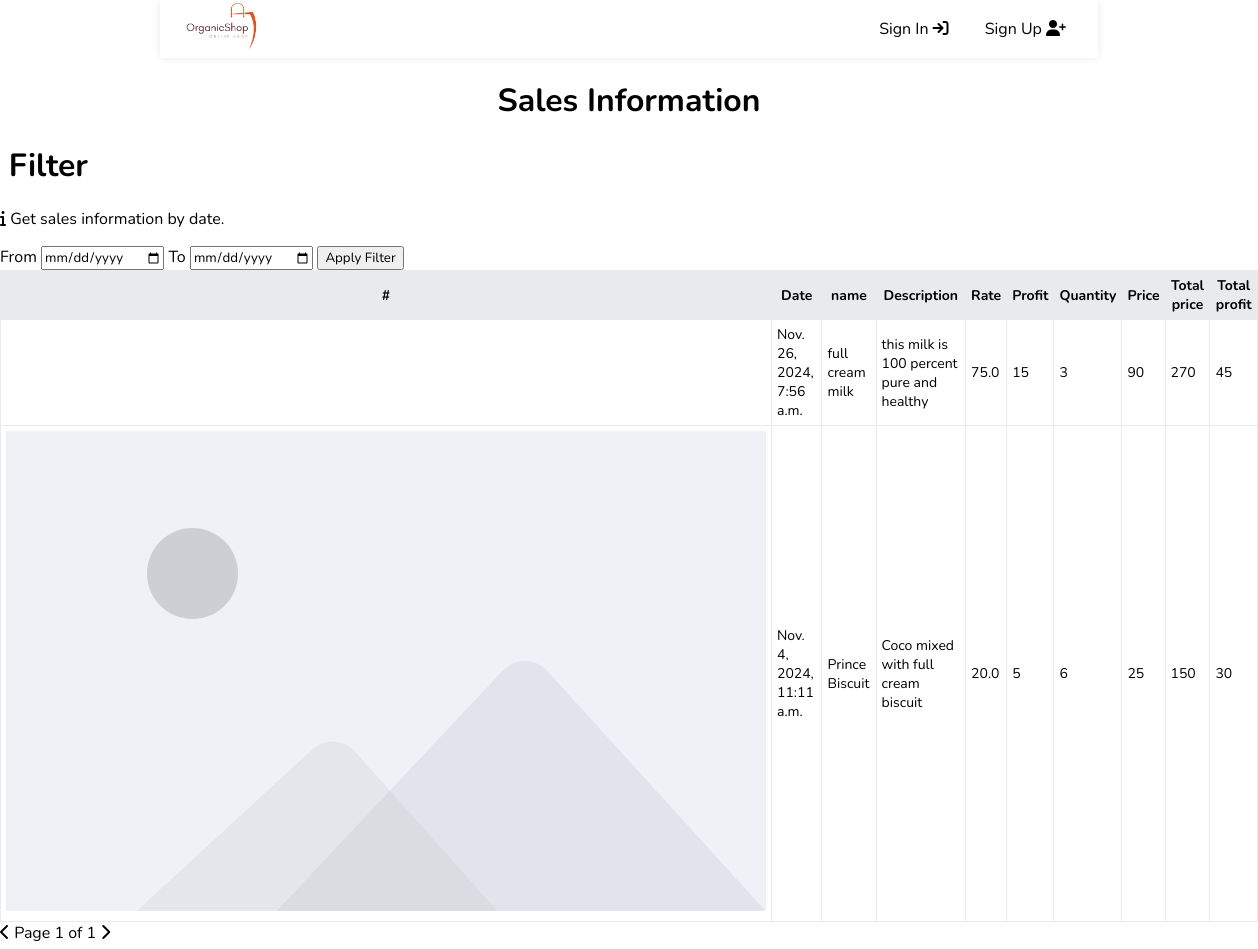
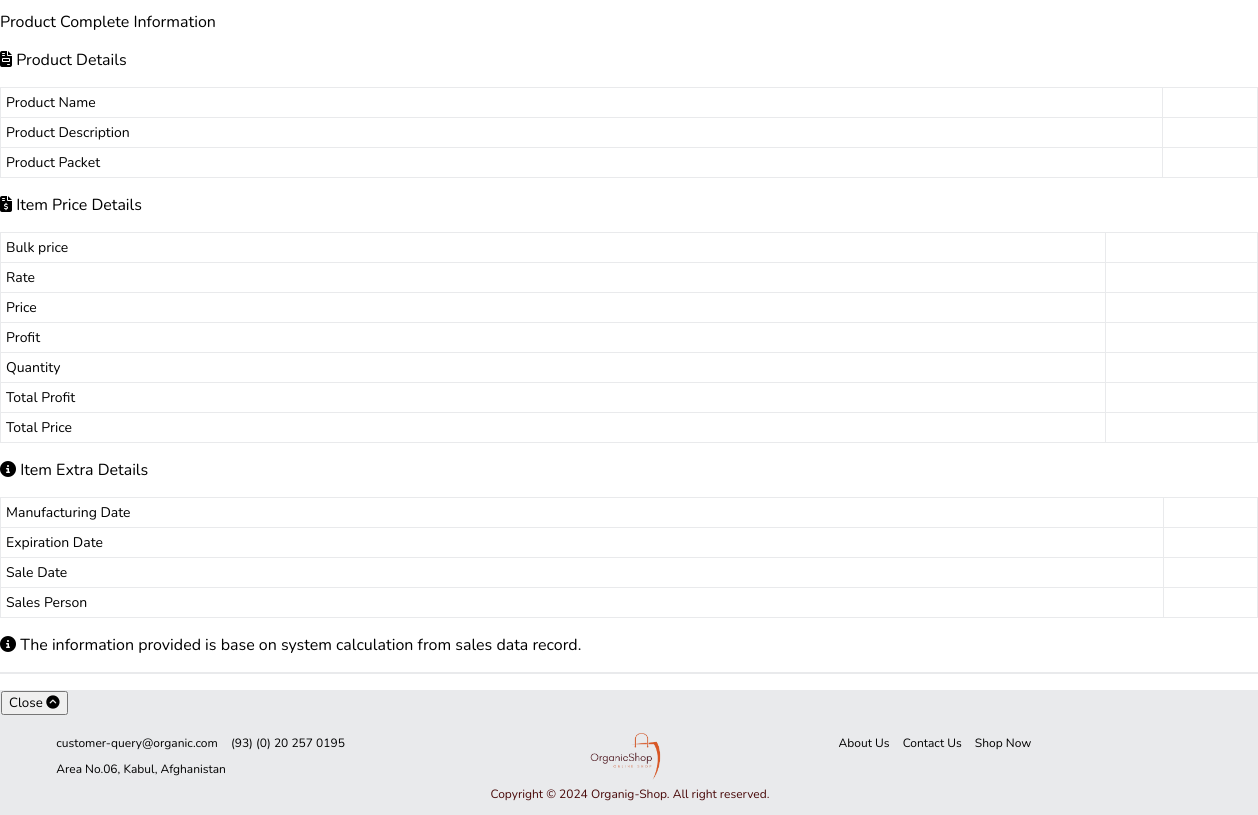
The app's page /store/sale_info/ with its own data (2 pictures, top to bottom).
### store/models.py (models this page shows, shortened)
class Sale(models.Model):
    product = models.ForeignKey(Product, on_delete=models.CASCADE)
    quantity = models.IntegerField()
    total_price = models.IntegerField()
    total_profit = models.IntegerField()
    date_created = models.DateTimeField(auto_now=True)

class Product(models.Model):
    NUMBER_CHOICES = [(i, str(i)) for i in range(1,201)]
    category = models.ForeignKey(Category, on_delete=models.CASCADE)
    user = models.ForeignKey(CustomUser, null=True, on_delete=models.SET_NULL)
    name = models.CharField(max_length=100)
    description = models.CharField(max_length=200)
    price = models.IntegerField(default=0)
    bulk_price = models.IntegerField(default=0)
    packet_contain = models.PositiveBigIntegerField(choices=NUMBER_CHOICES)
    rate = models.FloatField(null=True, default=0)
    mfd = models.DateField(null=True, blank=True)
    expd = models.DateField(null=True, blank=True)
    profit = models.IntegerField(null=True,default=0)
    stock = models.IntegerField(null=True,default=0)
    num_packet = models.IntegerField(default=1)
    image = models.ImageField(default='default.svg', upload_to='item_images')

### store/views.py (the view, shortened to what this page needs)
# urls.py: path('sale_info/', views.sale_info, name='sale_info'),
def sale_info(request):
    product = Sale.objects.select_related('product').order_by('-date_created')
    p = Paginator(product, 6)
    page_number = request.GET.get('page')
    try:
        page_obj = p.get_page(page_number)
    except PageNotAnInteger:
        page_obj = p.page(1)
    except EmptyPage:
        page_obj = p.page(p.num_pages)
    context = {'page_obj':page_obj}
    return render(request, 'includes/sale_info.html', context)

### store/context_processors.py (called while the page is built)
def breadcrumbs(request):
    if hasattr(request, 'breadcrumbs'):
        return {'breadcrumbs': request.breadcrumbs}
    return {'breadcrumbs': []}  # Default to an empty list if not set

### store/templates/includes/sale_info.html (shortened to what this page needs)
{% extends 'main/base.html' %}
{% load static %}
{% block content %}
<div class="p-10 m-5 relative">
    <div class="heading">
        <h1 class="text-2xl text-center subpixel-antialiased">Sales Information</h1>
    </div>
    <div class="grid lg:grid-cols-5 sm:gird-cols-1 subpixel-antialiased">
        <div class="col-span-3">
            <form action="{% url 'store:sale_info' %}" method="POST"
                class="">
                <span class="">
                    <h1 class="">&nbsp;Filter</h1>
                    <p class=""><i
                            class="fa-solid fa-info bg-gray-200 py-1 px-2 rounded-full"></i>&nbsp;Get sales information
                        by date.</p>
                    <label for="from" class="lg:p-2 sm:pt-2 lg:inline-block sm:block">From</label>
                    <input type="date" id="from" name="from"
                        class="border p-2 border-teal-500 w-52 mx-4 rounded-md focus:outline-none focus:border-sky-700">
                    <label for="to" class="lg:p-2 sm:pt-2 sm:block lg:inline-block">To</label>
                    <input type="date" id="to" name="to"
                        class="border p-2 border-teal-500 w-52 mx-4 rounded-md focus:outline-none focus:border-sky-700">
                    <button type="submit" class="bg-teal-500 text-white px-3 py-1 rounded hover:bg-teal-600 ">Apply
                        Filter</button>
                </span>
            </form>
        </div>
    </div>
    <div class="sale-content">
        <table class="table-auto w-full subpixel-antialiased">
            <thead class="bg-teal-500 text-white">
                <th class="px-2 py-3">#</th>
                <th class="px-2 py-3">Date</th>
                <th class="px-2 py-3">name</th>
                <th class="px-2 py-3">Description</th>
                <th class="px-2 py-3">Rate</th>
                <th class="px-2 py-3">Profit</th>
                <th class="px-2 py-3">Quantity</th>
                <th class="px-2 py-3">Price</th>
                <th class="px-2 py-3">Total price</th>
                <th class="px-2 py-3">Total profit</th>
            </thead>
            <tbody class="" id="tbodyClickHandler">
                {% for item in page_obj.object_list %}
                <tr class="row-click border cursor-pointer hover:bg-gray-100" data-item-id="{{item.id}}">
                    <td class="p-2 text-center ">
                        <img src="{{item.product.image.url}}" class="rounded-full w-8 h-8" alt="">
                    </td>
                    <td class="p-2 text-center">{{item.date_created}}</td>
                    <td class="p-2 text-center">{{item.product.name}}</td>
                    <td class="p-2 text-center w-40">{{item.product.description}}</td>
                    <td class="p-2 text-center">{{item.product.rate}}</td>
                    <td class="p-2 text-center">{{item.product.profit}}</td>
                    <td class="p-2 text-center">{{item.quantity}}</td>
                    <td class="p-2 text-center">{{item.product.price}}</td>
                    <td class="p-2 text-center">{{item.total_price}}</td>
                    <td class="p-2 text-center">{{item.total_profit}}</td>
                </tr>
                {% endfor %}
            </tbody>
        </table>
        <div class="flex justify-center my-5 py-3">
            {% if page_obj.has_previous %}
            <a href="?page={{page_obj.previous_page_number}}" class="relative tooltip">
                <i
                    class="fa-solid fa-chevron-left rounded-full hover:text-white text-white px-2 py-1 bg-teal-500 hover:bg-teal-600 hover:shadow-md"></i>
                <small
                    class="tooltip-text absolute top-0 right-10 rounded bg-teal-500 text-white px-3 shadow-lg">Previous</small>
            </a>
            {% else %}
            <i class="fa-solid fa-chevron-left rounded-full text-black px-2 py-1 bg-gray-300"></i>
            {% endif %}
            <span class="font-bold mx-10">Page
                <span class="bg-slate-300 text-dark rounded-full px-2 py-1">{{page_obj.number}}</span> of
                <span class="bg-slate-300 text-dark rounded-full px-2 py-1">{{page_obj.paginator.num_pages}}</span>
            </span>
            {% if page_obj.has_next %}
            <a href="?page={{page_obj.next_page_number}}" class="tooltip relative">
                <i
                    class="fa-solid fa-chevron-right rounded-full hover:text-white text-white px-2 py-1 bg-teal-500 hover:bg-teal-600 shadow-md hover:shadow-lg"></i>
                <small
                    class="tooltip-text absolute top-0 left-10 rounded bg-teal-500 text-white px-3 shadow-lg">Next</small>
            </a>
            {% else %}
            <i class="fa-solid fa-chevron-right rounded-full text-black px-2 py-1 bg-gray-300"></i>
            {% endif %}
        </div>
    </div>
    <div class="m-10 absolute top-0 right-32 left-32 shadow-2xl rounded border z-40 hidden opacity-0 disableBlur bg-slate-800 text-white"
        id="detailsContainer" aria-hidden="true" aria-disabled="true" tabindex="-1">
        <div class="text-3xl subpixel-antialiased text-center mt-5 p-10">
            <p>Product Complete Information</p>
        </div>
        <div class="grid lg:grid-cols-3 sm:grid-cols-1 mt-3 gap-3 mb-2 px-10">
            <div class="">
                <p class="text-lg text-white pl-3 py-1 bg-teal-400"><i
                        class="fa-solid fa-file-invoice"></i>&nbsp;Product Details</p>
                <table class="table-fixed w-full mx-5">
                    <tr class="">
                        <td class="mr-2 ">Product Name</td>
                        <td id="name" class="text-cyan-500 font-light"></td>
                    </tr>
                    <tr class="">
                        <td class="mr-2 ">Product Description</td>
                        <td id="description" class="text-cyan-500 font-light"></td>
                    </tr>
                    <tr class="">
                        <td class="mr-2 ">Product Packet</td>
                        <td id="packet" class="text-cyan-500 font-light"></td>
                    </tr>
                </table>
            </div>
            <div class="">
                <p class="text-lg text-white pl-3 py-1 bg-teal-400"><i
                        class="fa-solid fa-file-invoice-dollar"></i>&nbsp;Item Price Details</p>
                <table class="table-fixed w-full mx-5">
                    <tr class="">
                        <td class="mr-2 ">Bulk price</td>
                        <td id="Bulk" class="text-cyan-500 font-light"></td>
                    </tr>
                    <tr class="">
                        <td class="mr-2 ">Rate</td>
                        <td id="rate" class="text-cyan-500 font-light"></td>
                    </tr>
                    <tr class="">
                        <td class="mr-2 ">Price</td>
                        <td id="price" class="text-cyan-500 font-light"></td>
                    </tr>
                    <tr class="">
                        <td class="mr-2 ">Profit</td>
                        <td id="profit" class="text-cyan-500 font-light"></td>
                    </tr>
                    <tr class="">
                        <td class="mr-2 ">Quantity</td>
                        <td id="quantity" class="text-cyan-500 font-light"></td>
                    </tr>
                    <tr class="">
                        <td class="mr-2 ">Total Profit</td>
                        <td id="totalProfit" class="text-cyan-500 font-light"></td>
                    </tr>
                    <tr class="">
                        <td class="mr-2 ">Total Price</td>
                        <td id="totalPrice" class="text-cyan-500 font-light"></td>
                    </tr>
                </table>
            </div>
            <div class="">
                <p class="text-lg text-white pl-3 py-1 bg-teal-400"><i class="fa-solid fa-circle-info"></i>&nbsp;Item
                    Extra Details</p>
                <table class="table-fixed w-full mx-5">
                    <tr class="">
                        <td class="mr-2 ">Manufacturing Date</td>
                        <td type="date" id="mfd" class="text-cyan-500 font-light"></td>
                    </tr>
                    <tr class="">
                        <td class="mr-2 ">Expiration Date</td>
                        <td id="expd" class="text-cyan-500 font-light"></td>
                    </tr>
                    <tr class="">
                        <td class="mr-2 ">Sale Date</td>
                        <td id="sale_date" class="text-cyan-500 font-light">
                        </td>
                    </tr>
                    <tr class="">
                        <td class="mr-2 ">Sales Person</td>
                        <td id="sales_person" class="text-cyan-500 font-light"></td>
                    </tr>
                </table>
            </div>
        </div>
        <p class="text-cyan-500 mt-5 px-10">
            <i class="fa-solid fa-circle-info"></i>&nbsp;The information provided is base on system
            calculation from sales data record.
            <hr class="mx-10">
        </p>
        <div class="footer text-center mt-5 pb-10">
            <button class="btn-close bg-red-500 text-white py-1 px-3 rounded shadow-md hover:bg-red-600">Close&nbsp;<i
                    class="fa-solid fa-circle-chevron-up"></i></button>
        </div>
    </div>
</div>
{% endblock content %}

### store/static/css/style.css (style rules this page uses)
* { font-family: "Nunito", sans-serif; font-optical-sizing: auto; font-style: normal; }
body { margin: 0px; padding: 0px; width: auto; }
.footer { width: 100%; height: 100%; border-top: 1px solid #E9EAEC; font-size: 12px; background-color: #E9EAEC; border: 1px solid #E9EAEC; }
.heading { text-align: center; }
hr { border: 1px solid #E9EAEC; }

### store/static/css/table.css (style rules this page uses)
table { width: 100%; border-collapse: collapse; border: 1px solid #E9EAEC; }
th, td { padding: 5px; border: 1px solid #E9EAEC; font-size: 14px; min-width: 5%; }
th { background-color: #E9EAEC; }

### records on screen
Sale: date_created "Nov. 26, 2024, 7:56 a.m.", product.name "full cream milk", product.description "this milk is 100 percent pure and healthy", product.rate "75.0", product.profit "15", quantity "3", product.price "90", total_price "270", total_profit "45"
Sale: product.image (placeholder picture), date_created "Nov. 4, 2024, 11:11 a.m.", product.name "Prince Biscuit", product.description "Coco mixed with full cream biscuit", product.rate "20.0", product.profit "5", quantity "6", product.price "25", total_price "150", total_profit "30"

### other values on screen
{{ page_obj.number }} "1"
{{ page_obj.paginator.num_pages }} "1"
